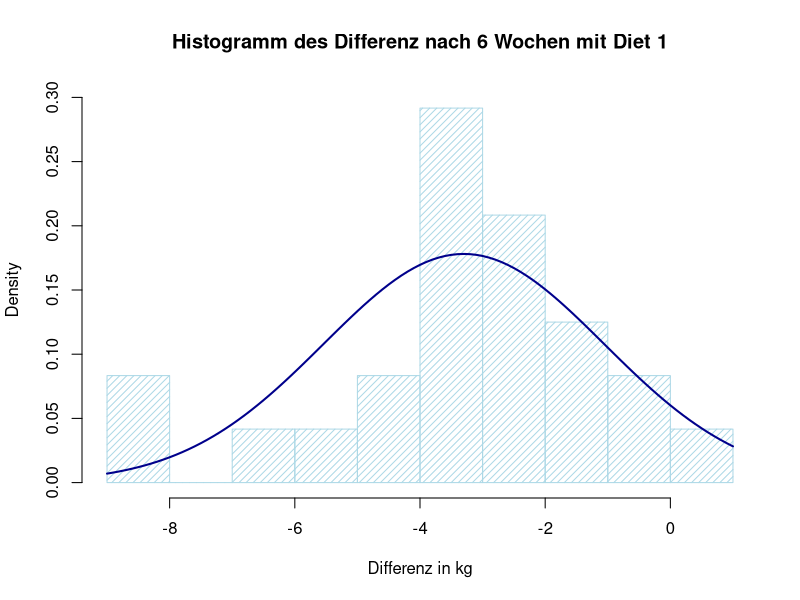
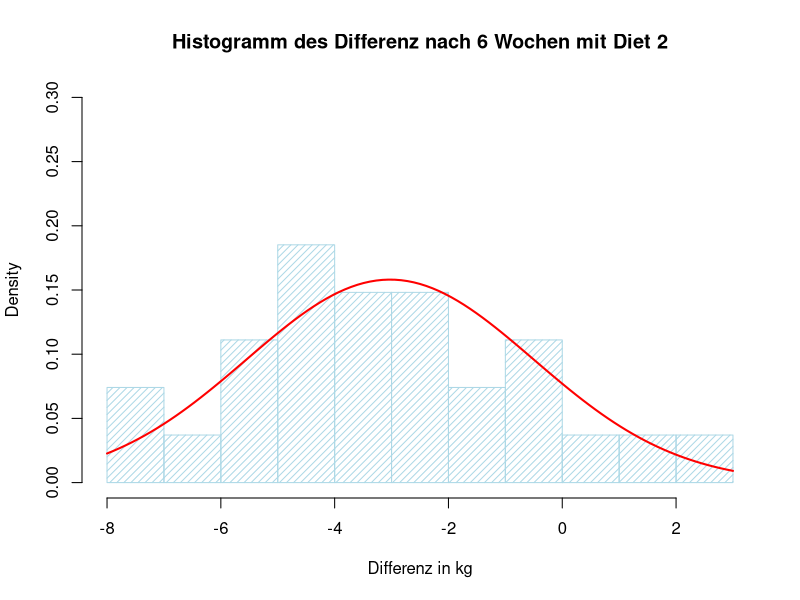
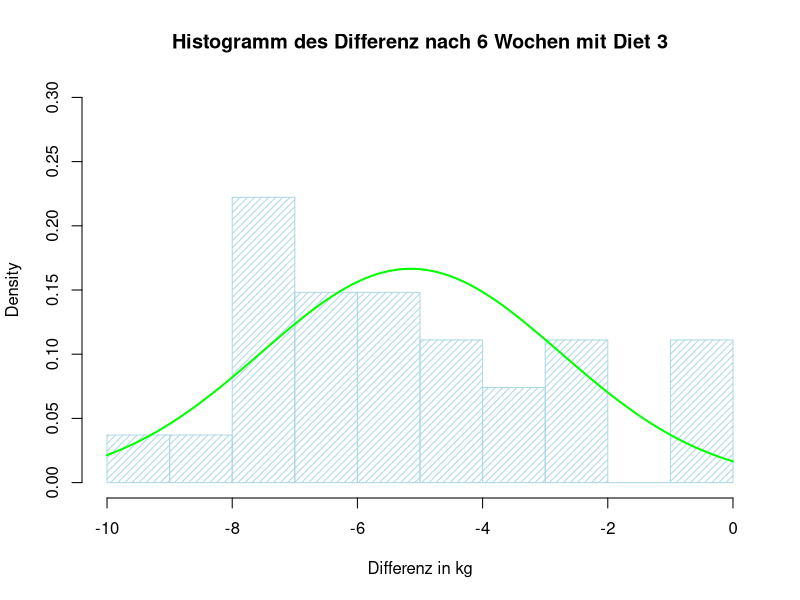
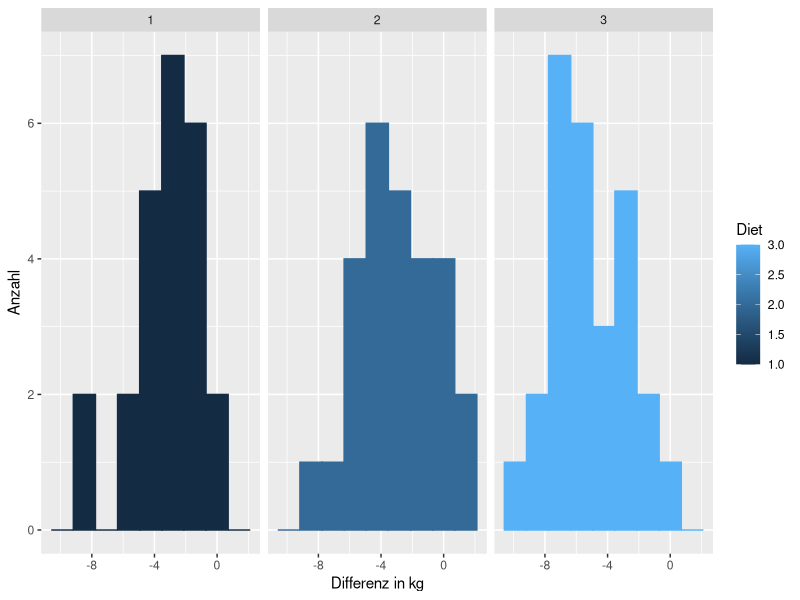
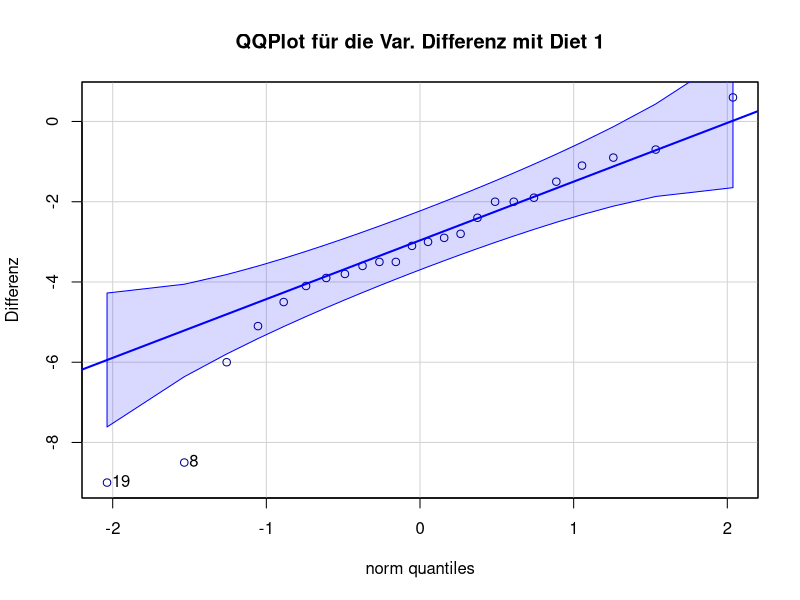
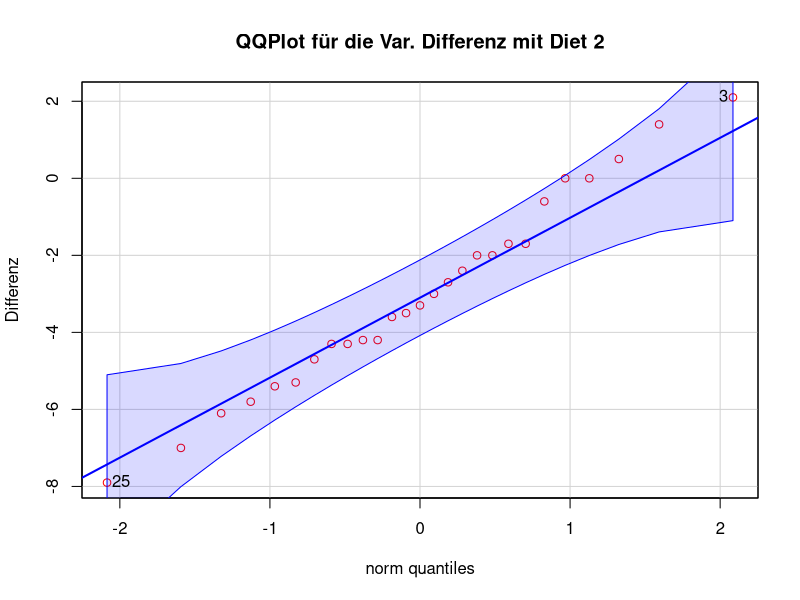
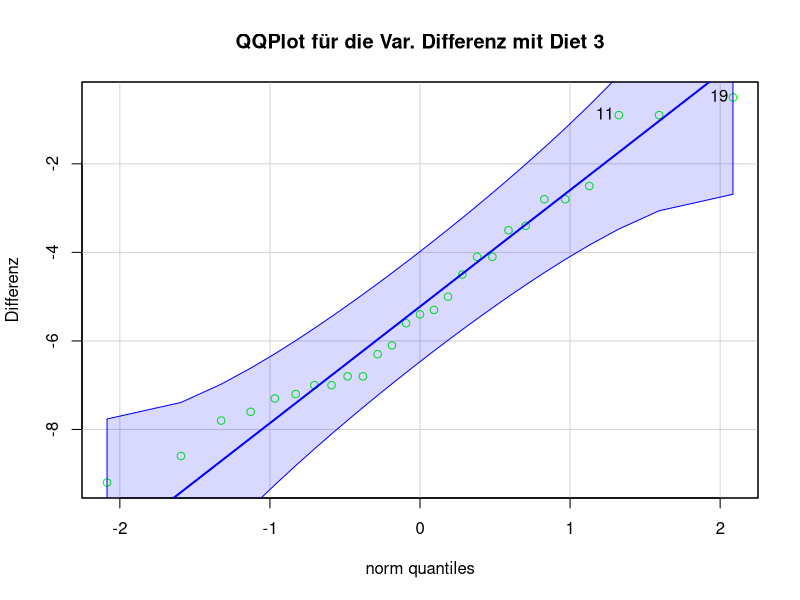

The R source for these figures, in order: (Note: this script raises an error after producing the figures.)
## ---- chunk 1
library(psych) # -> Deskriptive Statistiken
library(dplyr)
library(car) # -> QQ - Diagramm & Scatterplot
library(ggplot2)
## ---- chunk 2
foodDiet = read.csv("foodDiet.csv")
head(foodDiet)
## ---- chunk 3
# Differenz ausrechnen
zwischen <- foodDiet$weight6weeks - foodDiet$pre.weight

# Die Spalte "Differenz" wird zum Datensatz hinzugefügt
foodDiet <- cbind(foodDiet, "Differenz" = zwischen)
foodDiet$Differenz <- as.numeric(foodDiet$Differenz)

head(foodDiet)
## ---- chunk 4
df1 = subset(foodDiet, foodDiet$Diet == 1)
df2 = subset(foodDiet, foodDiet$Diet == 2)
df3 = subset(foodDiet, foodDiet$Diet == 3)
## ---- chunk 5
colorchooose = c("darkblue", "red", "green") 
## ---- chunk 6
g = df1$Differenz
m<-mean(g)
std<-sqrt(var(g))
hist(g, density=20, breaks=9, prob=TRUE, 
     xlab="Differenz in kg", 
     ylim=c(0, .3), 
     col = "lightblue",
     main="Histogramm des Differenz nach 6 Wochen mit Diet 1")
curve(dnorm(x, mean=m, sd=std), 
      col=colorchooose[1], lwd=2, add=TRUE, yaxt="n")
## ---- chunk 7
g = df2$Differenz
m<-mean(g)
std<-sqrt(var(g))
hist(g, density=20, breaks=9, prob=TRUE, 
     xlab="Differenz in kg", 
     ylim=c(0, .3), 
     col = "lightblue",
     main="Histogramm des Differenz nach 6 Wochen mit Diet 2")
curve(dnorm(x, mean=m, sd=std), 
      col=colorchooose[2], lwd=2, add=TRUE, yaxt="n")
## ---- chunk 8
g = df3$Differenz
m<-mean(g)
std<-sqrt(var(g))
hist(g, density=20, breaks=9, prob=TRUE, 
     xlab="Differenz in kg", 
     ylim=c(0, .3), 
     col = "lightblue",
     main="Histogramm des Differenz nach 6 Wochen mit Diet 3")
curve(dnorm(x, mean=m, sd=std), 
      col=colorchooose[3], lwd=2, add=TRUE, yaxt="n")
## ---- chunk 9
foodDiet %>%
  group_by(Diet) %>%
  ggplot(aes(Differenz, color=Diet)) + 
  geom_histogram(aes(fill = Diet), bins = 9) +
  facet_wrap(~Diet) +
  theme_grey()+
  labs(x= "Differenz in kg",y = "Anzahl" )
## ---- chunk 10
qqPlot(df1$Differenz, main = "QQPlot für die Var. Differenz mit Diet 1", col = colorchooose[1], ylab = "Differenz")
## ---- chunk 11
qqPlot(df2$Differenz, main = "QQPlot für die Var. Differenz mit Diet 2", col = colorchooose[2], ylab = "Differenz")
## ---- chunk 12
qqPlot(df3$Differenz, main = "QQPlot für die Var. Differenz mit Diet 3", col = colorchooose[3], ylab = "Differenz")
## ---- chunk 13
scatterplot(df1$weight6weeks ~ df1$pre.weight, 
            main = "Streudiagramm für die Gewicht mit Diet 1", ylab = "Gewicht nach 6 Wochen.", xlab= "Gewicht vor 6 Wochhen.", col= colorchooose[1] )
## ---- chunk 14
scatterplot(df2$weight6weeks ~ df2$pre.weight, 
            main = "Streudiagramm für die Gewicht mit Diet 2", ylab = "Gewicht nach 6 Wochen.", xlab= "Gewicht vor 6 Wochhen.", col= colorchooose[2] )
## ---- chunk 15
scatterplot(df3$weight6weeks ~ df3$pre.weight, 
            main = "Streudiagramm für die Gewicht mit Diet 3", ylab = "Gewicht nach 6 Wochen.", xlab= "Gewicht vor 6 Wochhen.", col= colorchooose[3] )
## ---- chunk 16
test1 <- cor.test(df1$weight6weeks,df1$pre.weight)
test1
## ---- chunk 17
test2 <- cor.test(df2$weight6weeks,df2$pre.weight)
test2
## ---- chunk 18
test3 <- cor.test(df3$weight6weeks,df3$pre.weight)
test3
## ---- chunk 19
describe(df1)
## ---- chunk 20
describe(df2)
## ---- chunk 21
describe(df3)
## ---- chunk 22
testVER1<- t.test(df1$pre.weight , df1$weight6weeks, alternative = "greater", paired = TRUE, conf.level = .95)
testVER1
## ---- chunk 23
testVER2<- t.test(df2$pre.weight , df2$weight6weeks, alternative = "greater", paired = TRUE, conf.level = .95)
testVER2
## ---- chunk 24
testVER3<- t.test(df3$pre.weight , df3$weight6weeks, alternative = "greater", paired = TRUE, conf.level = .95)
testVER3
## ---- chunk 25
eff1 <- abs(sqrt(testVER1$statistic ^2/ (testVER1$statistic^2 + testVER1$parameter)))
sprintf("Effektstärke mit Diet 1: %.4f",eff1)
## ---- chunk 26
eff2 <- abs(sqrt(testVER2$statistic ^2/ (testVER2$statistic^2 + testVER2$parameter)))
sprintf("Effektstärke mit Diet 2: %.4f",eff2)
## ---- chunk 27
eff3 <- abs(sqrt(testVER3$statistic ^2/ (testVER3$statistic^2 + testVER3$parameter)))
sprintf("Effektstärke mit Diet 3: %.4f",eff3)
